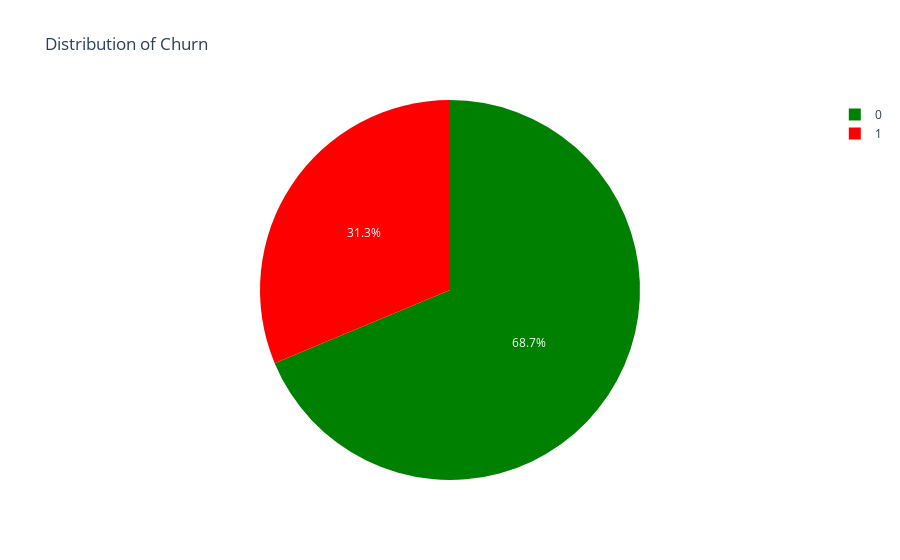

Write notebook code for a chart like this one.
### Markdown cell above
EDA for catgorical features

### Code cell
import plotly.express as px #for visualization
import matplotlib.pyplot as plt #for visualization 

target_instance = df["churn"].value_counts().to_frame()
target_instance = target_instance.reset_index()
target_instance = target_instance.rename(columns={'index': 'Category'})
fig = px.pie(target_instance, values='churn', names='Category', color_discrete_sequence=["green", "red"],
             title='Distribution of Churn')
fig.show()

### Figure 1 — Plotly figure (JSON) as saved in the notebook; plotly's stock layout.template omitted (floating-point values rounded to 4 significant figures)
{"data": [{"domain": {"x": [0, 1], "y": [0, 1]}, "hovertemplate": "Category=%{label}<br>churn=%{value}<extra></extra>", "labels": [0, 1], "legendgroup": "", "name": "", "showlegend": true, "type": "pie", "values": [6871, 3129]}], "layout": {"legend": {"tracegroupgap": 0}, "piecolorway": ["green", "red"], "title": {"text": "Distribution of Churn"}}}
